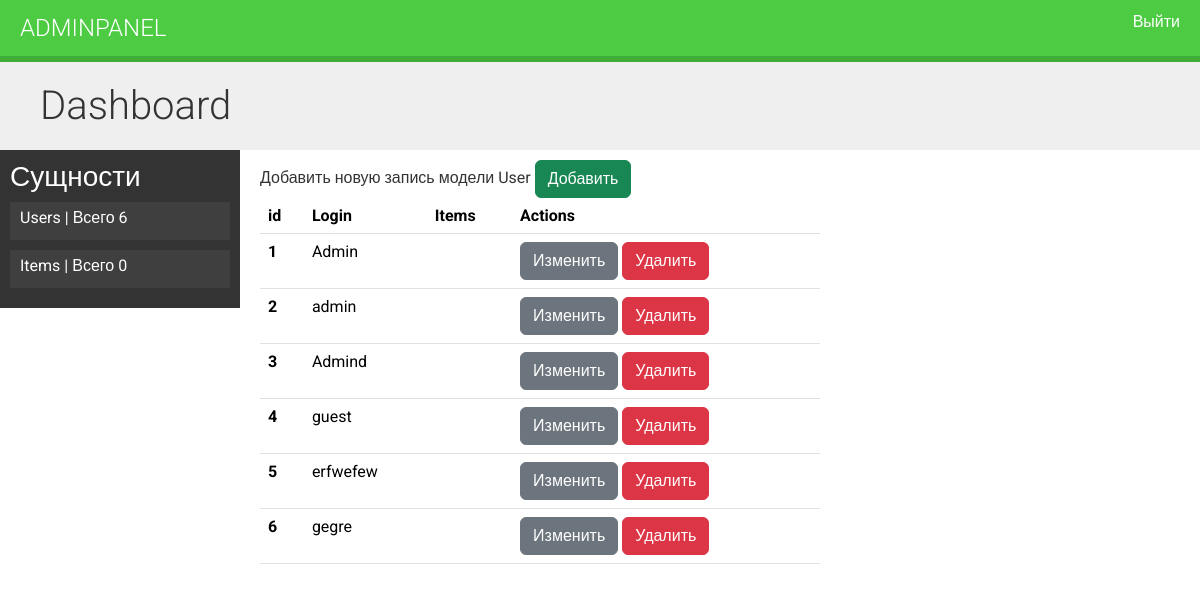
Page /users/ (signed in) on the earlier database version.
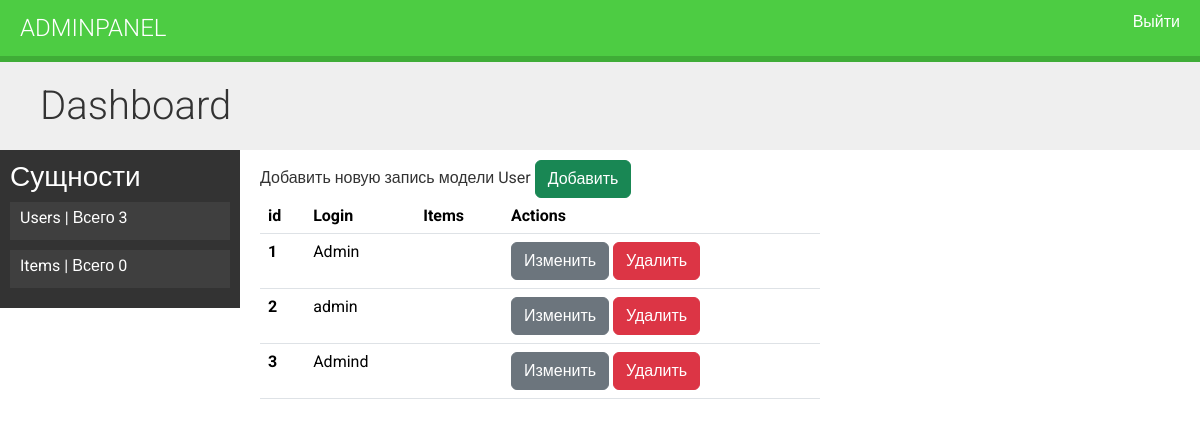
Same page on the later database version.
### app/models.py (models this page shows, shortened)
class BaseModel(models.Model):
    created_at = models.DateTimeField(verbose_name='Время создания', auto_now_add=True)
    updated_at = models.DateTimeField(verbose_name='Время обновления', auto_now=True)
    class Meta:
        abstract = True

class CustomUser(AbstractUser, BaseModel):
    username = models.CharField(verbose_name='Логин', max_length=128, blank=False, null=False, unique=True)
    password = models.CharField(verbose_name="Пароль", max_length=128)
    last_login = ...
    first_name = ...
    last_name = ...
    date_joined = ...
    USERNAME_FIELD = "username"
    class Meta:
        db_table = 'users'

### app/views.py (the view)
# urls.py: path('users/', views.dashboard_users, name='users'),
@login_required
def dashboard_users(request):
    users = CustomUser.objects.all()
    items = Item.objects.all()
    context = {
        'users': users,
        'items': items
    }
    return render(request, 'users.html', context=context)

### app/templates/users.html (shortened to what this page needs)
{% extends "dashboard.html" %}
{% block mainblock %}
<div class="module">
    Добавить новую запись модели User
    <a href="{% url "app:create_user" %}" class="btn btn-success">Добавить</a>
    <table class="table">
        <thead>
          <tr>
            <th scope="col">id</th>
            <th scope="col">Login</th>
            <th scope="col">Items</th>
            <th scope="col">Actions</th>
          </tr>
        </thead>
        <tbody>
            {% for user in users %}
            <tr>
                <th scope="row">{{user.id}}</th>
                <td>{{user.username}}</td>
                <td>
                </td>
                <td>
                    <a href="#" class="btn btn-secondary">Изменить</a>
                    <a href="{% url "app:delete_user" user.id %}" class="btn btn-danger">Удалить</a>
                </td>
            </tr>
            {% endfor %}
</div>
{% endblock mainblock %}

Differences in the rows shown:
removed CustomUser: id "4", username "guest"
removed CustomUser: id "5", username "erfwefew"
removed CustomUser: id "6", username "gegre"
Other differences:
{{ users.count }}: "6" → "3"
